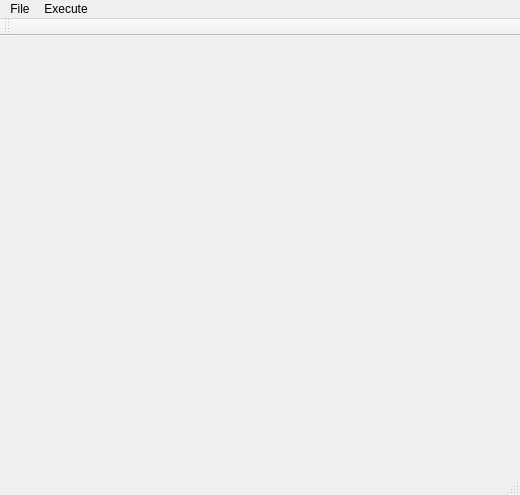
<?xml version="1.0" encoding="UTF-8"?>
<ui version="4.0">
 <class>MainWindow</class>
 <widget class="QMainWindow" name="MainWindow">
  <property name="geometry">
   <rect>
    <x>0</x>
    <y>0</y>
    <width>520</width>
    <height>495</height>
   </rect>
  </property>
  <property name="windowTitle">
   <string>MainWindow</string>
  </property>
  <widget class="QWidget" name="centralWidget"/>
  <widget class="QMenuBar" name="menuBar">
   <property name="geometry">
    <rect>
     <x>0</x>
     <y>0</y>
     <width>520</width>
     <height>21</height>
    </rect>
   </property>
   <widget class="QMenu" name="menuLoad_Texture">
    <property name="title">
     <string>File</string>
    </property>
    <addaction name="actionLoad_Texture"/>
    <addaction name="actionLoad_Model"/>
    <addaction name="actionLoad_Stretched_Model"/>
    <addaction name="separator"/>
    <addaction name="actionSave_Stretched_Texture"/>
   </widget>
   <widget class="QMenu" name="menuExecute">
    <property name="title">
     <string>Execute</string>
    </property>
    <addaction name="actionStretch_Texture"/>
   </widget>
   <addaction name="menuLoad_Texture"/>
   <addaction name="menuExecute"/>
  </widget>
  <widget class="QToolBar" name="mainToolBar">
   <attribute name="toolBarArea">
    <enum>TopToolBarArea</enum>
   </attribute>
   <attribute name="toolBarBreak">
    <bool>false</bool>
   </attribute>
  </widget>
  <widget class="QStatusBar" name="statusBar"/>
  <action name="actionLoad_Texture">
   <property name="text">
    <string>Load Texture</string>
   </property>
  </action>
  <action name="actionLoad_Model">
   <property name="text">
    <string>Load Model</string>
   </property>
  </action>
  <action name="actionLoad_Stretched_Model">
   <property name="text">
    <string>Load Stretched Model</string>
   </property>
  </action>
  <action name="actionSave_Stretched_Texture">
   <property name="text">
    <string>Save Stretched Texture</string>
   </property>
  </action>
  <action name="actionStretch_Texture">
   <property name="text">
    <string>Stretch Texture</string>
   </property>
  </action>
 </widget>
 <layoutdefault spacing="6" margin="11"/>
 <resources/>
 <connections/>
</ui>
